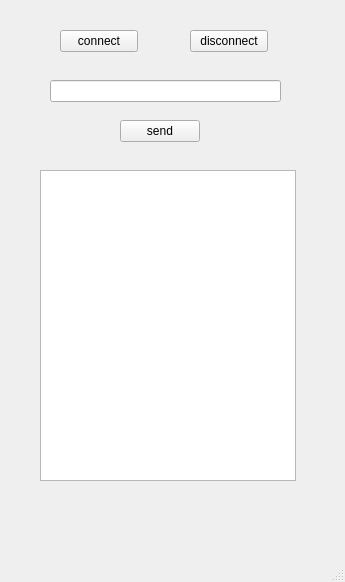
<?xml version="1.0" encoding="UTF-8"?>
<ui version="4.0">
 <class>MainWindow</class>
 <widget class="QMainWindow" name="MainWindow">
  <property name="windowModality">
   <enum>Qt::ApplicationModal</enum>
  </property>
  <property name="geometry">
   <rect>
    <x>0</x>
    <y>0</y>
    <width>345</width>
    <height>582</height>
   </rect>
  </property>
  <property name="windowTitle">
   <string>Can Bus Debugger</string>
  </property>
  <widget class="QWidget" name="centralwidget">
   <widget class="QTextBrowser" name="textBrowser">
    <property name="geometry">
     <rect>
      <x>40</x>
      <y>170</y>
      <width>256</width>
      <height>311</height>
     </rect>
    </property>
   </widget>
   <widget class="QPushButton" name="disconnect_pushButton">
    <property name="geometry">
     <rect>
      <x>190</x>
      <y>30</y>
      <width>78</width>
      <height>22</height>
     </rect>
    </property>
    <property name="text">
     <string>disconnect</string>
    </property>
   </widget>
   <widget class="QLineEdit" name="input_lineEdit">
    <property name="geometry">
     <rect>
      <x>50</x>
      <y>80</y>
      <width>231</width>
      <height>22</height>
     </rect>
    </property>
   </widget>
   <widget class="QPushButton" name="connect_pushButton">
    <property name="geometry">
     <rect>
      <x>60</x>
      <y>30</y>
      <width>78</width>
      <height>22</height>
     </rect>
    </property>
    <property name="text">
     <string>connect</string>
    </property>
   </widget>
   <widget class="QPushButton" name="send_pushButton">
    <property name="geometry">
     <rect>
      <x>120</x>
      <y>120</y>
      <width>80</width>
      <height>22</height>
     </rect>
    </property>
    <property name="text">
     <string>send</string>
    </property>
   </widget>
  </widget>
  <widget class="QMenuBar" name="menubar">
   <property name="geometry">
    <rect>
     <x>0</x>
     <y>0</y>
     <width>345</width>
     <height>19</height>
    </rect>
   </property>
  </widget>
  <widget class="QStatusBar" name="statusbar"/>
 </widget>
 <resources/>
 <connections/>
</ui>
